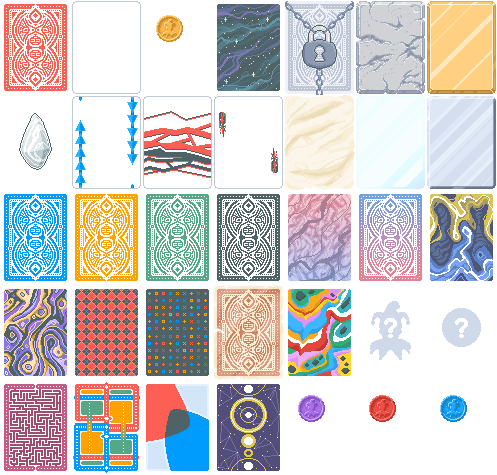
#> input picture assets/_vanilla_ref/atlases/1x/Enhancers.png, 497 x 475 px, found by its file name
$ python gen_ore_blocks.py
#> lines starting #> are read from the running program, lines starting #| are printed output that depends on the picture; after the words box and inside, x2 and y2 are one past the last pixel; in counts of white or black regions, pixels touching at a corner belong together
"""Generate the Ore-Block CARD atlas (bc_ore_blocks) from genuine 16x16 Minecraft block textures.

These are the "ore cards" -- playing cards that carry an Ore-Block enhancement
(content/card_enhancements/blocks.lua). The enhancement's `center` sprite IS the card face, drawn
UNDER the rank/suit/pips. So unlike the booster resource cards (a single centered item on a dark
face), each ore card here is the MC block texture TILED to fill the whole card, clipped to the
rounded card mask so it never overflows, leaving the pips ("the printing") readable on top.

Pipeline (mirrors gen_resources.py): source textures live in `assets/reference/ore_blocks/<id>.png`
(downloaded from the InventivetalentDev minecraft-assets mirror, textures/block/*). The rounded card
silhouette comes from the VANILLA blank base-card cell in `assets/1x/Enhancers.png` (its alpha is the
exact NORMAL playing-card mask -- the Stone cell's corners are slightly more clipped), so these cards
round identically to a normal card.

Output:
  assets/1x/ore_blocks.png  -> 71x95 cells, 3x7 grid (213x665)   + 2x derived (426x1330)
Cell layout MUST match content/card_enhancements/blocks.lua: the 9 ore-block enhancements sit at
their resource registry `pos`; the 3 tarot-applied block cards get dedicated free cells.
"""
import os
from PIL import Image
from utils import scale_image

CARD_W, CARD_H = 71, 95
COLS, ROWS = 3, 8   # row 6 gained Redstone/Sand ore-blocks; the obsidian special sits on row 7

TILE_SCALE   = 3            # 16 -> 48px tiles; repeat is visible across the 71x95 card. Tunable.
DARKEN       = 0.90         # mild overall darken so the coloured pips pop over busy stone textures
VIGNETTE_A   = 70           # 0-255 strength of a soft central shadow behind the center pip

# Vanilla Enhancers.png is a 7x5 grid; the blank white base card is cell (1,0) -- its alpha is the
# NORMAL playing-card silhouette (use this, not the Stone cell, whose corners are slightly clipped).
BASE_CELL = (1, 0)

_HERE = os.path.dirname(os.path.abspath(__file__))
_REF  = os.path.normpath(os.path.join(_HERE, "..", "..", "assets", "reference", "ore_blocks"))
_ENH  = os.path.normpath(os.path.join(_HERE, "..", "..", "assets", "1x", "Enhancers.png"))

# id (== reference texture filename) -> (col, row) in the bc_ore_blocks atlas.
# Ore blocks mirror content/resources/registry.lua `pos` (the loop in blocks.lua keeps pos=res.pos).
# The 3 specials get free cells (updated in blocks.lua to match).
CELLS = {
    # ore-block enhancements (drop_class == 'ore') -- pos == registry pos
    "wood":        (0, 0), "cobblestone": (1, 0), "coal":     (2, 0),
    "diamond":     (2, 1), "emerald":     (1, 2), "netherite": (2, 2),
    "lapis":       (0, 3), "raw_iron":    (2, 5), "raw_gold": (0, 6),
    "redstone":    (1, 6), "sand":        (2, 6),   # new ore-blocks (registry pos)
    # non-ore-pos block cards (dedicated free cells)
    "lapis_block": (1, 1),                 # the "Lapis Card" XP enhancement (key 'lapis')
    "obsidian":    (1, 7),
}


def nn(img, factor):
    return img.resize((img.width * factor, img.height * factor), Image.NEAREST)


def load_tex(idn):
    return Image.open(os.path.join(_REF, idn + ".png")).convert("RGBA")


def card_mask():
    """Alpha channel of the vanilla blank base-card cell = the exact NORMAL card silhouette."""
    enh = Image.open(_ENH).convert("RGBA")
#> enh is the input picture: PIL image 497x475 RGBA; mean R, G, B, A 161.4, 156.9, 157.8, 196
    cx, cy = BASE_CELL
    cell = enh.crop((cx * CARD_W, cy * CARD_H, cx * CARD_W + CARD_W, cy * CARD_H + CARD_H))
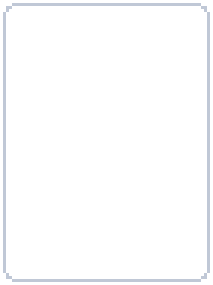
#> cell: PIL image 71x95 RGBA (shown 3 times larger); mean R, G, B, A 246.4, 247.1, 248.3, 241.8; transparent parts drawn white
    return cell.getchannel("A")
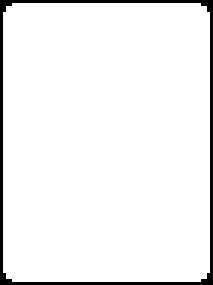
#> returned value: PIL image 71x95 L (shown 3 times larger); 94.8% white; black in thin lines or dots


def tiled_fill(idn):
    """The 16x16 texture scaled TILE_SCALE x and tiled across a 71x95 cell, a full tile centered."""
    tile = nn(load_tex(idn), TILE_SCALE)
    tw, th = tile.size
    fill = Image.new("RGBA", (CARD_W, CARD_H), (0, 0, 0, 255))
    # Align so one whole tile sits centered (nicest behind the center pip), then cover out to edges.
    ox = (CARD_W - tw) // 2
    oy = (CARD_H - th) // 2
    for x in range(ox % tw - tw, CARD_W, tw):
        for y in range(oy % th - th, CARD_H, th):
            fill.alpha_composite(tile, (x, y))
    return fill


def vignette():
    """Soft radial darkening centered on the card, for pip contrast. Returned as an L (alpha) mask."""
    v = Image.new("L", (CARD_W, CARD_H), 0)
#> v: PIL image 71x95 L; every value is 0
    cx, cy = CARD_W / 2.0, CARD_H / 2.0
    maxd = (cx ** 2 + cy ** 2) ** 0.5
    px = v.load()
    for y in range(CARD_H):
        for x in range(CARD_W):
            d = ((x - cx) ** 2 + (y - cy) ** 2) ** 0.5 / maxd   # 0 center .. 1 corner
            # strongest in the middle, fades out by ~60% radius
            t = max(0.0, 1.0 - d / 0.6)
            px[x, y] = int(VIGNETTE_A * t)
    return v


def make_card(idn, mask, vig):
    """Composite one ore card: tiled texture, mild darken + center vignette, clipped to the normal
    card mask -- no frame, the texture fills to the smooth mask edge (rounds like a normal card)."""
    out = tiled_fill(idn)

    # mild overall darken
    r, g, b, a = out.split()
    out = Image.merge("RGBA", (r.point(lambda v: int(v * DARKEN)),
                               g.point(lambda v: int(v * DARKEN)),
                               b.point(lambda v: int(v * DARKEN)), a))
    # soft central shadow (multiply toward black using the vignette alpha)
    shadow = Image.new("RGBA", (CARD_W, CARD_H), (0, 0, 0, 0))
    shadow.putalpha(vig)
    out = Image.alpha_composite(out, shadow)

    # clip the texture to the normal-card silhouette
    out.putalpha(mask)
    return out


def build():
    mask = card_mask()
    assert mask.getpixel((CARD_W // 2, CARD_H // 2)) == 255, "base card interior must be opaque"
    vig = vignette()
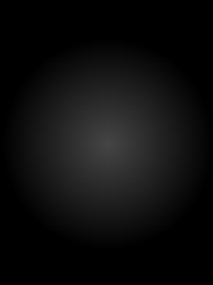
#> vig: PIL image 71x95 L (shown 3 times larger); min 0, max 68, mean 13.5
    sheet = Image.new("RGBA", (CARD_W * COLS, CARD_H * ROWS), (0, 0, 0, 0))
#> sheet: PIL image 213x760 RGBA; every value is 0
    for idn, (col, row) in CELLS.items():
        card = make_card(idn, mask, vig)
        sheet.alpha_composite(card, (col * CARD_W, row * CARD_H))
    sheet.save("BalaCraft/assets/1x/ore_blocks.png")
    scale_image("BalaCraft/assets/1x/ore_blocks.png", "BalaCraft/assets/2x/ore_blocks.png", 2)
    print("wrote ore_blocks.png", sheet.size, "cells:", len(CELLS))


if __name__ == "__main__":
#> (the run stopped early here; a loop or call above may not have finished)

$ run again, with assets/_vanilla_ref/atlases/1x/Jokers.png copied over assets/_vanilla_ref/atlases/1x/Enhancers.png
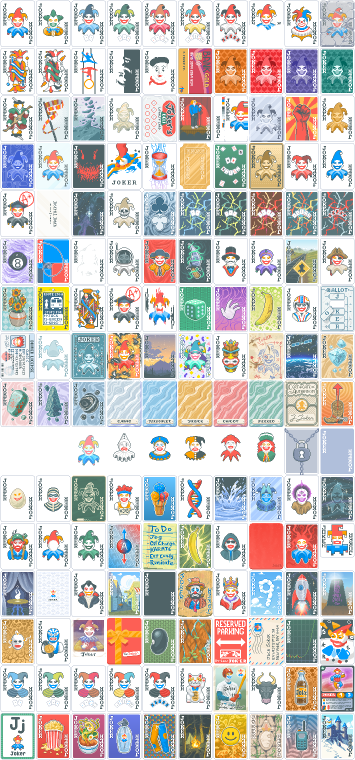
#> input picture assets/_vanilla_ref/atlases/1x/Jokers.png, 710 x 1520 px, found by its file name (shown at 1/2 size)
#> in card_mask, enh is the input picture: PIL image 710x1520 RGBA; mean R, G, B, A 183.5, 180, 177.2, 228.3
#> in card_mask, `cell = enh.crop((cx * CARD_W, cy * CARD_H, cx * CARD_W + CARD_W, cy * ..`:
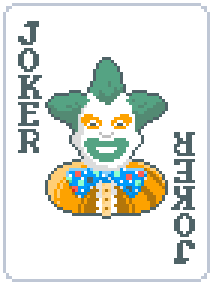
#> cell: PIL image 71x95 RGBA (shown 3 times larger); mean R, G, B, A 217.3, 221.8, 215.9, 241.8; transparent parts drawn white
#> v: PIL image 71x95 L; every value is 0
#> sheet: PIL image 213x760 RGBA; every value is 0
